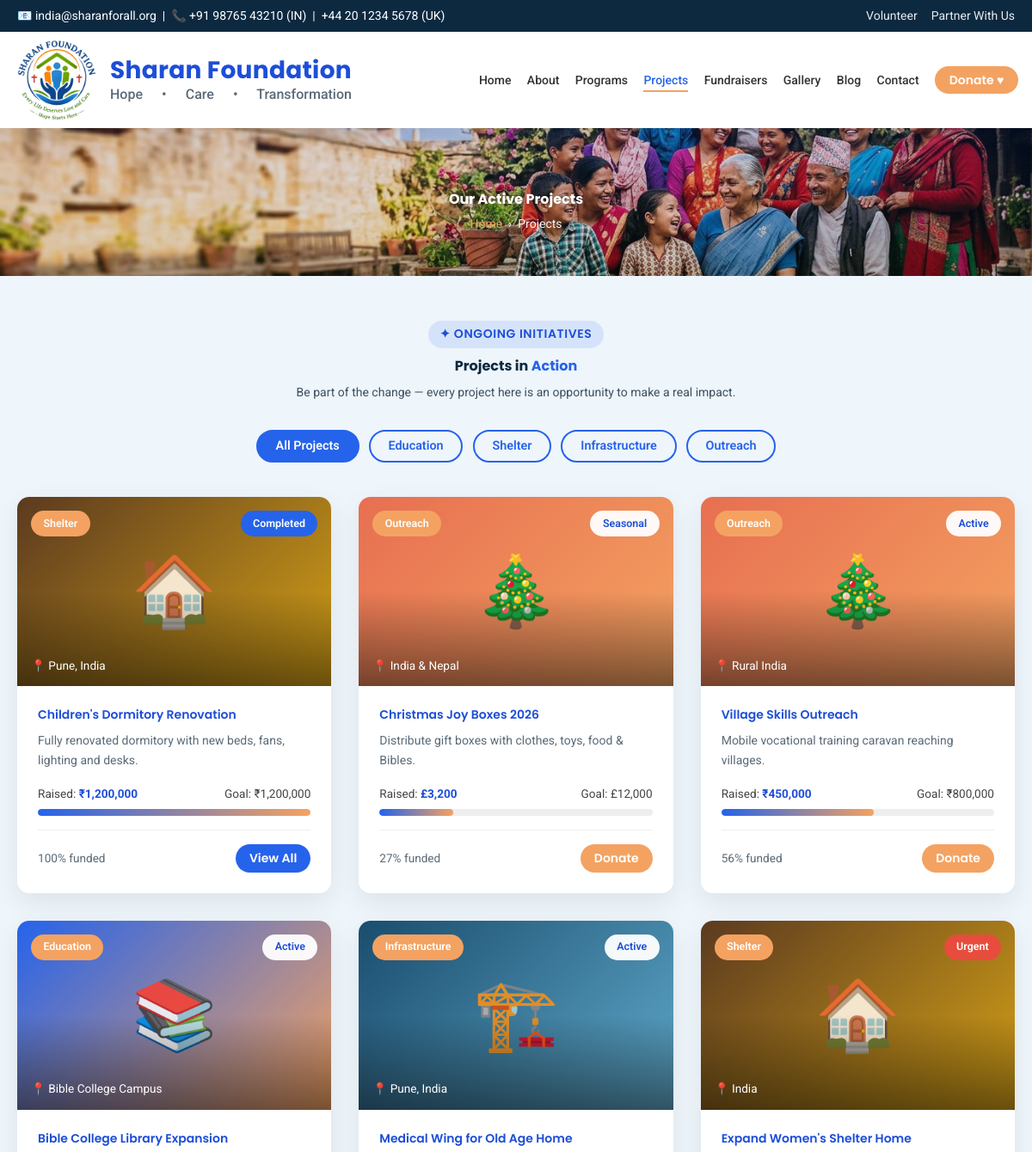
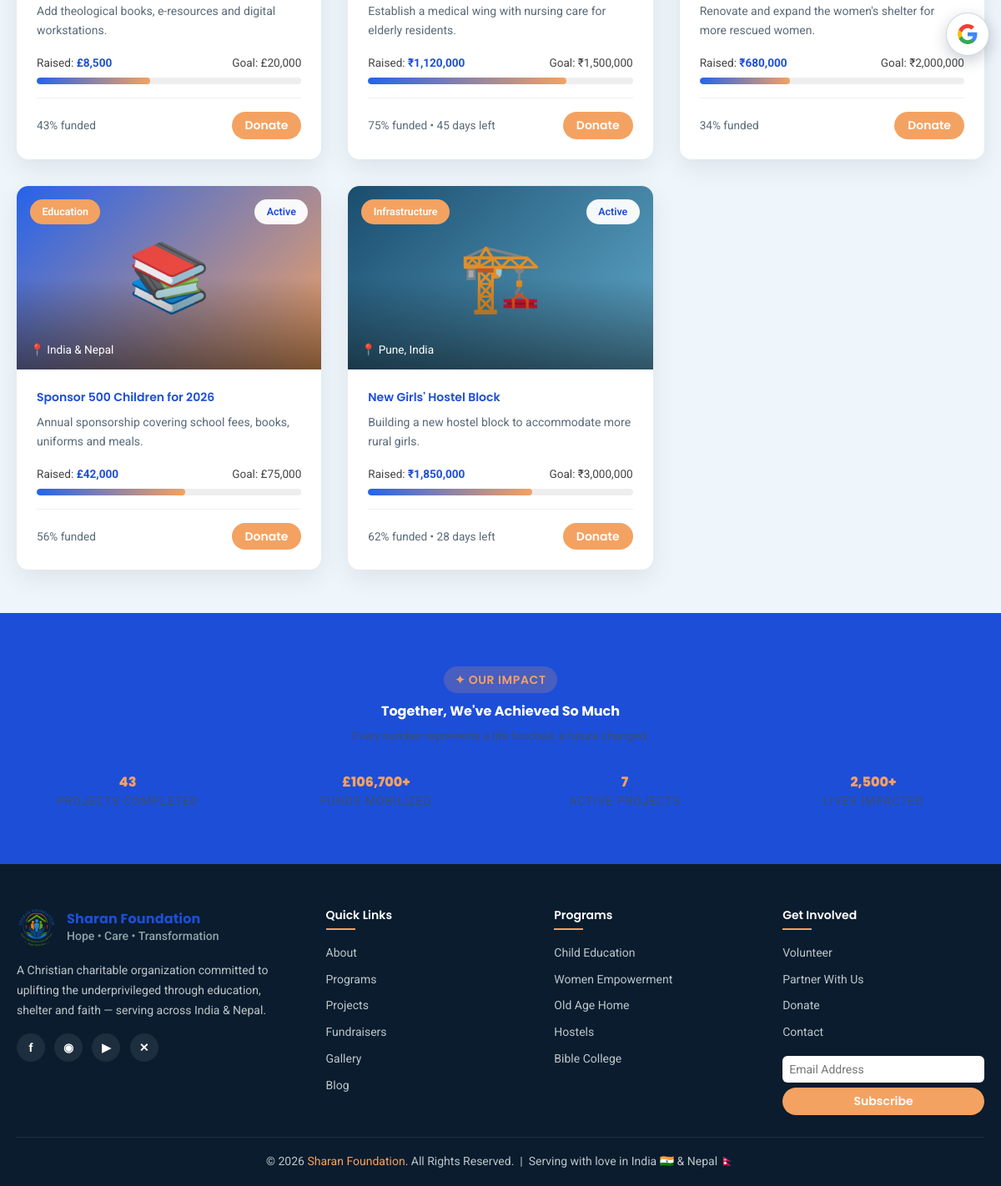
Screenshot of /pages/projects.php with the database file from the repository (2 pictures, top to bottom).
### tables this page shows
CREATE TABLE IF NOT EXISTS `settings` (
  `id` INT AUTO_INCREMENT PRIMARY KEY,
  `site_title` VARCHAR(150) DEFAULT 'Sharan Foundation',
  `tagline` VARCHAR(200) DEFAULT 'Hope • Care • Transformation',
  `email_in` VARCHAR(150),
  `email_uk` VARCHAR(150),
  `phone_in` VARCHAR(50),
  `phone_uk` VARCHAR(50),
  `address_in` TEXT,
  `address_uk` TEXT,
  `facebook` VARCHAR(255),
  `instagram` VARCHAR(255),
  `twitter` VARCHAR(255),
  `youtube` VARCHAR(255),
  `about_short` TEXT,
  `mission` TEXT,
  `vision` TEXT,
  `values_text` TEXT,
  `updated_at` TIMESTAMP DEFAULT CURRENT_TIMESTAMP ON UPDATE CURRENT_TIMESTAMP
);

CREATE TABLE IF NOT EXISTS `projects` (
  `id` INT AUTO_INCREMENT PRIMARY KEY,
  `title` VARCHAR(200) NOT NULL,
  `category` ENUM('education','shelter','infrastructure','outreach') DEFAULT 'education',
  `description` TEXT,
  `location` VARCHAR(150),
  `goal_amount` DECIMAL(12,2) DEFAULT 0,
  `raised_amount` DECIMAL(12,2) DEFAULT 0,
  `currency` ENUM('INR','GBP','USD') DEFAULT 'INR',
  `status` ENUM('active','completed','urgent','seasonal') DEFAULT 'active',
  `days_left` INT DEFAULT 0,
  `image` VARCHAR(255),
  `display_order` INT DEFAULT 0,
  `created_at` TIMESTAMP DEFAULT CURRENT_TIMESTAMP,
  `updated_at` TIMESTAMP DEFAULT CURRENT_TIMESTAMP ON UPDATE CURRENT_TIMESTAMP
);

### includes/i18n.php (called while the page is built, shortened)
<?php
$_en_file = __DIR__ . '/../lang/en.php';
$T = is_file($_en_file) ? require $_en_file : [];
function t($key, $default = null) {
    global $T;
    return $T[$key] ?? ($default ?? $key);
}
function tr_field($row, $field) {
    return $row[$field] ?? '';
}
function current_lang() {
    return 'en';
}
function gt_language_catalog() {
    return [
        'en'    => ['English',   'English',       '🇬🇧'],
        'hi'    => ['Hindi',     'हिन्दी',        '🇮🇳'],
        'fi'    => ['Finnish',   'Suomi',         '🇫🇮'],
        'mr'    => ['Marathi',   'मराठी',         '🇮🇳'],
        'gu'    => ['Gujarati',  'ગુજરાતી',       '🇮🇳'],
        'pa'    => ['Punjabi',   'ਪੰਜਾਬੀ',        '🇮🇳'],
        'bn'    => ['Bengali',   'বাংলা',         '🇧🇩'],
        'ta'    => ['Tamil',     'தமிழ்',         '🇮🇳'],
        'te'    => ['Telugu',    'తెలుగు',        '🇮🇳'],
        'kn'    => ['Kannada',   'ಕನ್ನಡ',         '🇮🇳'],
        'ml'    => ['Malayalam', 'മലയാളം',       '🇮🇳'],
        'ur'    => ['Urdu',      'اردو',          '🇵🇰'],
        'ne'    => ['Nepali',    'नेपाली',        '🇳🇵'],
        'de'    => ['German',    'Deutsch',       '🇩🇪'],
        'fr'    => ['French',    'Français',      '🇫🇷'],
        'es'    => ['Spanish',   'Español',       '🇪🇸'],
        'pt'    => ['Portuguese','Português',     '🇵🇹'],
        'it'    => ['Italian',   'Italiano',      '🇮🇹'],
        'nl'    => ['Dutch',     'Nederlands',    '🇳🇱'],
        'sv'    => ['Swedish',   'Svenska',       '🇸🇪'],
        'da'    => ['Danish',    'Dansk',         '🇩🇰'],
        'tr'    => ['Turkish',   'Türkçe',        '🇹🇷'],
        'ru'    => ['Russian',   'Русский',       '🇷🇺'],
        'ar'    => ['Arabic',    'العربية',       '🇸🇦'],
        'zh-CN' => ['Chinese (Simplified)', '简体中文', '🇨🇳'],
        'ja'    => ['Japanese',  '日本語',         '🇯🇵'],
        'ko'    => ['Korean',    '한국어',          '🇰🇷'],
    ];
}
function site_language_codes() {
    $raw  = function_exists('get_setting') ? get_setting('site_languages', 'en,hi,fi') : 'en,hi,fi';
    $cat  = gt_language_catalog();
    $out  = [];
    foreach (array_map('trim', explode(',', (string)$raw)) as $c) {
        if (isset($cat[$c]) && !in_array($c, $out, true)) $out[] = $c;
    }
    return $out ?: ['en', 'hi', 'fi'];
}

### includes/functions.php (called while the page is built, shortened)
<?php
function e($s){ return htmlspecialchars($s ?? '', ENT_QUOTES, 'UTF-8'); }
function site_media_path($slug, $default = ''){
    static $cache = null;
    if ($cache === null) {
        global $pdo;
        $cache = [];
        try {
            foreach ($pdo->query("SELECT slug, path FROM site_media")->fetchAll() as $r) {
                $cache[$r['slug']] = $r['path'];
            }
        } catch (Throwable $e) {  }
    }
    $p = $cache[$slug] ?? $default;
    return $p !== '' && $p !== null ? $p : $default;
}
function site_image_url($slug, $default = ''){
    $p = site_media_path($slug, $default);
    return $p !== '' ? BASE_URL . ltrim($p, '/') : '';
}
function site_bg_attr($slug, $gradient = null, $default = ''){
    $u = site_image_url($slug, $default);
    $img = "url('" . $u . "')";
    $bg  = $gradient ? $gradient . ', ' . $img : $img;
    return 'background-image:' . $bg . ';background-size:cover;background-position:center';
}
function format_money($amount, $currency = 'INR'){
    $symbols = ['INR' => '₹', 'GBP' => '£', 'USD' => '$'];
    $sym = $symbols[$currency] ?? '';
    return $sym . number_format($amount, 0);
}
function get_setting($key, $default = ''){
    global $pdo;
    static $cache = null;
    if ($cache === null) {
        $row = $pdo->query("SELECT * FROM settings LIMIT 1")->fetch();
        $cache = $row ?: [];
    }
    return $cache[$key] ?? $default;
}

### pages/projects.php (the view, shortened to what this page needs)
<?php
require_once __DIR__ . '/../config/database.php';
require_once __DIR__ . '/../includes/functions.php';
$projects = $pdo->query("SELECT * FROM projects ORDER BY display_order, id DESC")->fetchAll();
$completed      = $pdo->query("SELECT COUNT(*) FROM projects WHERE status='completed'")->fetchColumn();
$active         = $pdo->query("SELECT COUNT(*) FROM projects WHERE status IN ('active','urgent','seasonal')")->fetchColumn();
$total_raised   = 0;
foreach ($projects as $p) {
    $total_raised += $p['currency'] === 'INR' ? $p['raised_amount'] / 100 : $p['raised_amount'];
}
require_once __DIR__ . '/../includes/i18n.php';
$current_page = 'projects';
require __DIR__ . '/../includes/public_header.php';
?>
<section class="page-header" style="<?= e(site_bg_attr('banner_projects', 'linear-gradient(rgba(29,78,216,.15),rgba(26,46,53,.15))', 'images/hero.jpg')) ?>">
  <div class="container">
    <h1><?= e(t('page_projects')) ?></h1>
    <div class="breadcrumb"><a href="<?= BASE_URL ?>"><?= e(t('home')) ?></a> &nbsp;›&nbsp; <?= e(t('nav_projects')) ?></div>
  </div>
</section>
<section class="sec-mist">
  <div class="container">
    <div class="section-head">
      <span class="tag">✦ ONGOING INITIATIVES</span>
      <h2>Projects in <span>Action</span></h2>
      <p>Be part of the change — every project here is an opportunity to make a real impact.</p>
    </div>
    <div class="filters">
      <button class="filter-btn active" data-filter="all">All Projects</button>
      <button class="filter-btn" data-filter="education">Education</button>
      <button class="filter-btn" data-filter="shelter">Shelter</button>
      <button class="filter-btn" data-filter="infrastructure">Infrastructure</button>
      <button class="filter-btn" data-filter="outreach">Outreach</button>
    </div>
    <?php if (!$projects): ?>
      <p style="text-align:center;color:var(--gray);padding:3rem 0">No projects yet. Please check back soon.</p>
    <?php else: ?>
    <div class="projects-grid">
      <?php
      $placeholders = [
        'education' => ['icon'=>'📚','bg'=>'linear-gradient(135deg,#2563eb,#f4a261)'],
        'shelter' => ['icon'=>'🏠','bg'=>'linear-gradient(135deg,#5b3a1f,#d4a017)'],
        'infrastructure' => ['icon'=>'🏗️','bg'=>'linear-gradient(135deg,#1a4d6e,#5fa8c9)'],
        'outreach' => ['icon'=>'🎄','bg'=>'linear-gradient(135deg,#e76f51,#f4a261)'],
      ];
      foreach ($projects as $p):
        $pct = $p['goal_amount'] > 0 ? min(100, round(($p['raised_amount']/$p['goal_amount'])*100)) : 0;
        $has_img = !empty($p['image']) && file_exists(__DIR__ . '/../' . $p['image']);
        $ph = $placeholders[$p['category']] ?? ['icon'=>'📌','bg'=>'#2563eb'];
      ?>
      <div class="proj gallery-item" data-category="<?= e($p['category']) ?>">
        <?php if ($has_img): ?>
          <div class="proj-img" style="background-image:url('<?= BASE_URL . e($p['image']) ?>')">
        <?php else: ?>
          <div class="proj-img placeholder-img" style="background:<?= $ph['bg'] ?>">
            <div class="icon"><?= $ph['icon'] ?></div>
        <?php endif; ?>
          <span class="proj-cat"><?= e($p['category']) ?></span>
          <span class="proj-status <?= $p['status']==='completed'?'complete':($p['status']==='urgent'?'urgent':'') ?>"><?= e($p['status']) ?></span>
          <?php if ($p['location']): ?><span class="proj-loc">📍 <?= e($p['location']) ?></span><?php endif; ?>
        </div>
        <div class="proj-body">
          <h3><?= e(tr_field($p, 'title')) ?></h3>
          <p><?= e(tr_field($p, 'description')) ?></p>
          <div class="progress-info">
            <span><?= e(t('raised_label')) ?>: <strong><?= format_money($p['raised_amount'], $p['currency']) ?></strong></span>
            <span><?= e(t('goal_label')) ?>: <?= format_money($p['goal_amount'], $p['currency']) ?></span>
          </div>
          <div class="progress-bar"><div class="progress-fill" style="width:<?= $pct ?>%"></div></div>
          <div class="proj-meta">
            <span><?= $pct ?>% <?= e(t('funded_label')) ?><?php if ($p['days_left'] > 0): ?> • <?= (int)$p['days_left'] ?> <?= e(t('days_left')) ?><?php endif; ?></span>
            <?php if ($p['status']==='completed'): ?>
              <a href="<?= BASE_URL ?>pages/gallery.php" class="btn btn-secondary"><?= e(t('btn_view_all')) ?></a>
            <?php else: ?>
              <a href="<?= BASE_URL ?>pages/donate.php" class="btn btn-primary"><?= e(t('nav_donate')) ?></a>
            <?php endif; ?>
          </div>
        </div>
      </div>
      <?php endforeach; ?>
    </div>
    <?php endif; ?>
  </div>
</section>
<section class="impact">
  <div class="container">
    <span class="tag" style="background:rgba(244,162,97,.2);color:var(--accent)">✦ OUR IMPACT</span>
    <h2>Together, We've Achieved So Much</h2>
    <p style="opacity:.9">Every number represents a life touched, a future changed.</p>
    <div class="impact-grid">
      <div class="impact-stat"><h3><?= (int)$completed + 42 ?></h3><p>Projects Completed</p></div>
      <div class="impact-stat"><h3>£<?= number_format($total_raised, 0) ?>+</h3><p>Funds Mobilized</p></div>
      <div class="impact-stat"><h3><?= (int)$active ?></h3><p>Active Projects</p></div>
      <div class="impact-stat"><h3>2,500+</h3><p>Lives Impacted</p></div>
    </div>
  </div>
</section>
<?php require __DIR__ . '/../includes/public_footer.php'; ?>

### includes/public_header.php (shortened to what this page needs)
<?php
require_once __DIR__ . '/../config/database.php';
require_once __DIR__ . '/functions.php';
require_once __DIR__ . '/i18n.php';
$current_page = $current_page ?? '';
$BU = BASE_URL;
$LANG = current_lang();
$gt_codes = json_encode(site_language_codes());
?><!DOCTYPE html>
<html lang="<?= e($LANG) ?>">
<head>
<link rel="stylesheet" href="<?= $BU ?>css/style.css" />
</head>
<body>
<div class="gt-float" id="gt_float" title="Translate this website / अनुवाद करें" aria-label="Google Translate – select language">
  <span class="gt-fallback" aria-hidden="true">
  </span>
</div>
<div class="topbar">
  <div class="container">
    <div>📧 <?= e(get_setting('email_in','contact@sharanforall.org')) ?> &nbsp;|&nbsp; 📞 <?= e(get_setting('phone_in','+91 98765 43210')) ?> (IN) &nbsp;|&nbsp; <?= e(get_setting('phone_uk','+44 20 1234 5678')) ?> (UK)</div>
    <div style="display:flex;align-items:center;flex-wrap:wrap">
      <a href="<?= $BU ?>pages/volunteer.php"><?= e(t('nav_volunteer')) ?></a>
      <a href="<?= $BU ?>pages/partner.php"><?= e(t('nav_partner')) ?></a>
    </div>
  </div>
</div>
<header class="nav">
  <div class="nav-inner">
    <a href="<?= $BU ?>" class="logo" aria-label="Sharan Foundation – Home">
      <div class="logo-mark"><img src="<?= $BU ?>images/logo.png" alt="Sharan Foundation logo"></div>
      <div class="logo-text">
        <span class="logo-name">Sharan Foundation</span>
        <small><?= e(t('site_tagline')) ?></small>
      </div>
    </a>
    <nav>
      <ul id="navlist">
        <li><a href="<?= $BU ?>" class="<?= $current_page==='home'?'active':'' ?>"><?= e(t('nav_home')) ?></a></li>
        <li><a href="<?= $BU ?>pages/about.php" class="<?= $current_page==='about'?'active':'' ?>"><?= e(t('nav_about')) ?></a></li>
        <li><a href="<?= $BU ?>pages/programs.php" class="<?= $current_page==='programs'?'active':'' ?>"><?= e(t('nav_programs')) ?></a></li>
        <li><a href="<?= $BU ?>pages/projects.php" class="<?= $current_page==='projects'?'active':'' ?>"><?= e(t('nav_projects')) ?></a></li>
        <li><a href="<?= $BU ?>pages/fundraisers.php" class="<?= $current_page==='fundraisers'?'active':'' ?>"><?= e(t('nav_fundraisers')) ?></a></li>
        <li><a href="<?= $BU ?>pages/gallery.php" class="<?= $current_page==='gallery'?'active':'' ?>"><?= e(t('nav_gallery')) ?></a></li>
        <li><a href="<?= $BU ?>pages/blog.php" class="<?= $current_page==='blog'?'active':'' ?>"><?= e(t('nav_blog')) ?></a></li>
        <li><a href="<?= $BU ?>pages/contact.php" class="<?= $current_page==='contact'?'active':'' ?>"><?= e(t('nav_contact')) ?></a></li>
        <li><a href="<?= $BU ?>pages/donate.php" class="btn btn-primary"><?= e(t('nav_donate')) ?> ♥</a></li>
      </ul>
    </nav>
  </div>
</header>

### includes/public_footer.php (shortened to what this page needs)
<?php $BU = BASE_URL; ?>
<footer>
  <div class="container">
    <div class="foot-grid">
      <div class="foot">
        <div class="logo">
          <div class="logo-mark"><img src="<?= $BU ?>images/logo.png" alt="Sharan Foundation logo"></div>
          <div class="logo-text">
            <span class="logo-name">Sharan Foundation</span>
            <small><?= e(t('site_tagline')) ?></small>
          </div>
        </div>
        <p><?= e(get_setting('about_short')) ?></p>
        <div class="socials">
          <a href="<?= e(get_setting('facebook','#')) ?>" title="Facebook">f</a>
          <a href="<?= e(get_setting('instagram','#')) ?>" title="Instagram">◉</a>
          <a href="<?= e(get_setting('youtube','#')) ?>" title="YouTube">▶</a>
          <a href="<?= e(get_setting('twitter','#')) ?>" title="Twitter">✕</a>
        </div>
      </div>
      <div class="foot"><h4><?= e(t('quick_links')) ?></h4><ul>
        <li><a href="<?= $BU ?>pages/about.php"><?= e(t('nav_about')) ?></a></li>
        <li><a href="<?= $BU ?>pages/programs.php"><?= e(t('nav_programs')) ?></a></li>
        <li><a href="<?= $BU ?>pages/projects.php"><?= e(t('nav_projects')) ?></a></li>
        <li><a href="<?= $BU ?>pages/fundraisers.php"><?= e(t('nav_fundraisers')) ?></a></li>
        <li><a href="<?= $BU ?>pages/gallery.php"><?= e(t('nav_gallery')) ?></a></li>
        <li><a href="<?= $BU ?>pages/blog.php"><?= e(t('nav_blog')) ?></a></li>
      </ul></div>
      <div class="foot"><h4><?= e(t('nav_programs')) ?></h4><ul>
        <li><a href="<?= $BU ?>pages/programs.php#child-education">Child Education</a></li>
        <li><a href="<?= $BU ?>pages/programs.php#women">Women Empowerment</a></li>
        <li><a href="<?= $BU ?>pages/programs.php#oldage">Old Age Home</a></li>
        <li><a href="<?= $BU ?>pages/programs.php#girls-hostel">Hostels</a></li>
        <li><a href="<?= $BU ?>pages/programs.php#bible-college">Bible College</a></li>
      </ul></div>
      <div class="foot"><h4><?= e(t('get_involved')) ?></h4><ul>
        <li><a href="<?= $BU ?>pages/volunteer.php"><?= e(t('nav_volunteer')) ?></a></li>
        <li><a href="<?= $BU ?>pages/partner.php"><?= e(t('nav_partner')) ?></a></li>
        <li><a href="<?= $BU ?>pages/donate.php"><?= e(t('nav_donate')) ?></a></li>
        <li><a href="<?= $BU ?>pages/contact.php"><?= e(t('nav_contact')) ?></a></li>
      </ul>
      <form action="<?= $BU ?>api/submit_newsletter.php" method="post" style="margin-top:1rem">
        <input type="email" name="email" placeholder="<?= e(t('email_address')) ?>" required style="width:100%;padding:.5rem;border-radius:6px;border:none;margin-bottom:.4rem;color:#333">
        <button class="btn btn-primary" style="width:100%;padding:.5rem"><?= e(t('btn_subscribe')) ?></button>
      </form>
      </div>
    </div>
    <div class="copy">© <?= date('Y') ?> <span>Sharan Foundation</span>. <?= e(t('all_rights')) ?>. &nbsp;|&nbsp; <?= e(t('serving_love')) ?></div>
  </div>
</footer>
</body>
</html>

### rows the page displays
settings: email_in "india@sharanforall.org", phone_in "+91 98765 43210", phone_uk "+44 20 1234 5678", about_short "A Christian charitable organization committed to uplifting the underprivileged through education, shelter and faith — serving across India & Nepal."
projects: category "🏠", category "Shelter", status "Completed", location "Pune, India", title "Children's Dormitory Renovation", description "Fully renovated dormitory with new beds, fans, lighting and desks.", format_money($p['raised_amount'], $p['currency']) "₹1,200,000", format_money($p['goal_amount'], $p['currency']) "₹1,200,000", pct "100"
projects: category "🎄", category "Outreach", status "Seasonal", location "India & Nepal", title "Christmas Joy Boxes 2026", description "Distribute gift boxes with clothes, toys, food & Bibles.", format_money($p['raised_amount'], $p['currency']) "£3,200", format_money($p['goal_amount'], $p['currency']) "£12,000", pct "27"
projects: category "🎄", category "Outreach", status "Active", location "Rural India", title "Village Skills Outreach", description "Mobile vocational training caravan reaching villages.", format_money($p['raised_amount'], $p['currency']) "₹450,000", format_money($p['goal_amount'], $p['currency']) "₹800,000", pct "56"
projects: category "📚", category "Education", status "Active", location "Bible College Campus", title "Bible College Library Expansion", description "Add theological books, e-resources and digital workstations.", format_money($p['raised_amount'], $p['currency']) "£8,500", format_money($p['goal_amount'], $p['currency']) "£20,000", pct "43"
projects: category "🏗️", category "Infrastructure", status "Active", location "Pune, India", title "Medical Wing for Old Age Home", description "Establish a medical wing with nursing care for elderly residents.", format_money($p['raised_amount'], $p['currency']) "₹1,120,000", format_money($p['goal_amount'], $p['currency']) "₹1,500,000", pct "75", days_left "45"
projects: category "🏠", category "Shelter", status "Urgent", location "India", title "Expand Women's Shelter Home", description "Renovate and expand the women's shelter for more rescued women.", format_money($p['raised_amount'], $p['currency']) "₹680,000", format_money($p['goal_amount'], $p['currency']) "₹2,000,000", pct "34"
projects: category "📚", category "Education", status "Active", location "India & Nepal", title "Sponsor 500 Children for 2026", description "Annual sponsorship covering school fees, books, uniforms and meals.", format_money($p['raised_amount'], $p['currency']) "£42,000", format_money($p['goal_amount'], $p['currency']) "£75,000", pct "56"
projects: category "🏗️", category "Infrastructure", status "Active", location "Pune, India", title "New Girls' Hostel Block", description "Building a new hostel block to accommodate more rural girls.", format_money($p['raised_amount'], $p['currency']) "₹1,850,000", format_money($p['goal_amount'], $p['currency']) "₹3,000,000", pct "62", days_left "28"

### other values shown
t('nav_volunteer') "Volunteer"
t('nav_partner') "Partner With Us"
t('site_tagline') "Hope • Care • Transformation"
t('nav_home') "Home"
t('nav_about') "About"
t('nav_programs') "Programs"
t('nav_projects') "Projects"
t('nav_fundraisers') "Fundraisers"
t('nav_gallery') "Gallery"
t('nav_blog') "Blog"
t('nav_contact') "Contact"
t('nav_donate') "Donate"
t('page_projects') "Our Active Projects"
t('home') "Home"
$total_raised "106,700"
